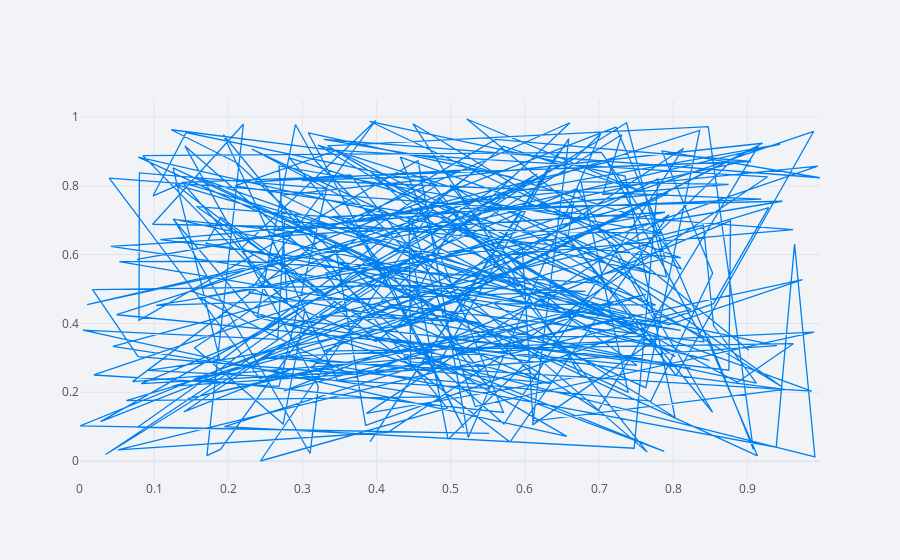

Notebook code cell kept with this figure:
### Code cell
df.iplot(x='a', y='b')

### Figure 1 — Plotly figure (JSON) as saved in the notebook; plotly's stock layout.template omitted (floating-point values rounded to 4 significant figures; data arrays with more than 128 entries replaced by an {"elided": "..."} marker saying what was removed)
{"data": [{"line": {"color": "rgba(0, 128, 240, 1.0)", "dash": "solid", "shape": "linear", "width": 1.3}, "mode": "lines", "name": "b", "text": "", "type": "scatter", "x": {"elided": "300 float values"}, "y": {"elided": "300 float values"}}], "layout": {"legend": {"bgcolor": "#F2F3F7", "font": {"color": "#505050"}}, "paper_bgcolor": "#F2F3F7", "plot_bgcolor": "#F2F3F7", "title": {"font": {"color": "#484848"}}, "xaxis": {"gridcolor": "#E1E5ED", "showgrid": true, "tickfont": {"color": "#505050"}, "title": {"font": {"color": "#505050"}, "text": ""}, "zerolinecolor": "#E1E5ED"}, "yaxis": {"gridcolor": "#E1E5ED", "showgrid": true, "tickfont": {"color": "#505050"}, "title": {"font": {"color": "#505050"}, "text": ""}, "zerolinecolor": "#E1E5ED"}}}
